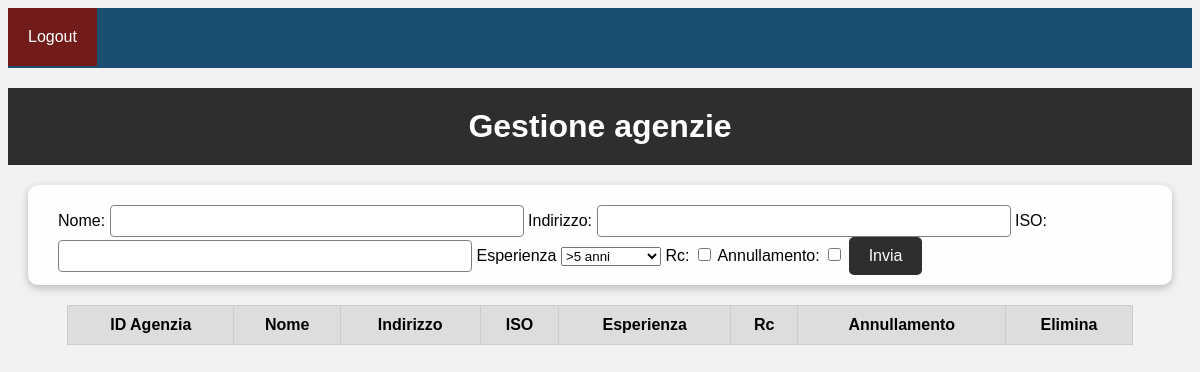
Before: /inserisci_agenzia.php (signed in) with the older database file.
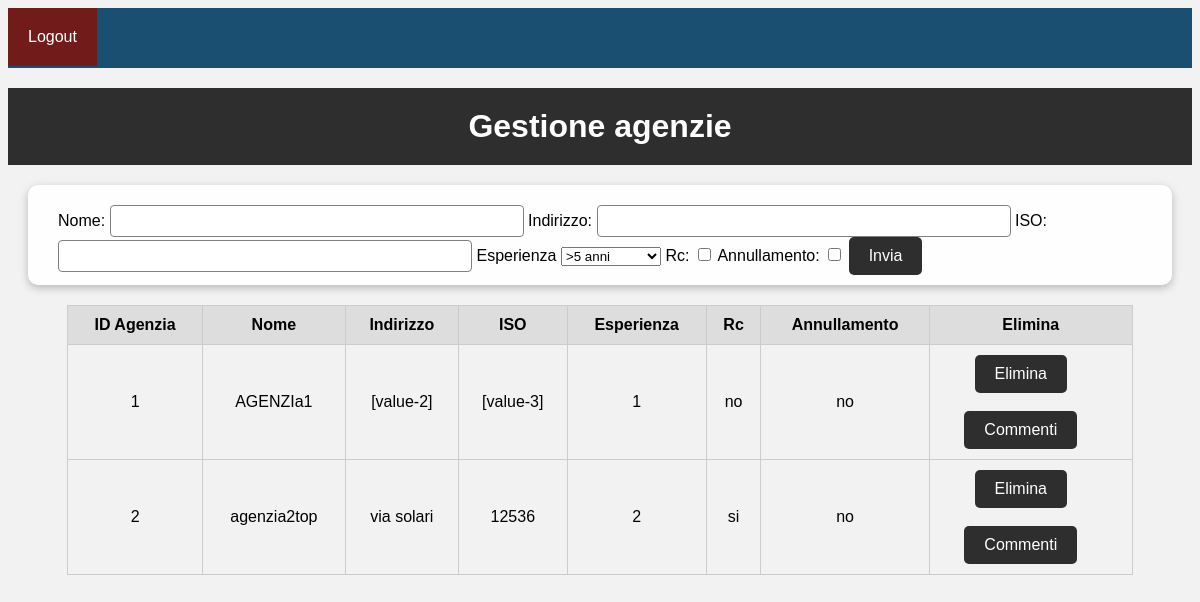
After: the same page with the newer database file.
### tables this page shows
CREATE TABLE `agenzia` (
  `idagenzia` int(11) NOT NULL,
  `nome` varchar(255) DEFAULT NULL,
  `indirizzo` varchar(255) DEFAULT NULL,
  `iso` varchar(255) DEFAULT NULL,
  `esperienza` varchar(255) DEFAULT NULL,
  `rc` tinyint(1) DEFAULT 0,
  `annullamento` tinyint(1) DEFAULT 0
);

### inserisci_agenzia.php (the view, shortened to what this page needs)
<!DOCTYPE html>
<html>
<head>
    <link rel="stylesheet" href="style/menu.css">
</head>
<body>
    <div class="navbar">
        <div class="logout">
            <a href="backend/logout.php">Logout</a>
        </div>
    </div>
    <div class="header">
        <h1>Gestione agenzie</h1>
    </div>
    <nav>
        <div class="search-container">
            <form method="post" action="backend/inserisci_agenzia.php">
                <label for="nome">Nome:</label>
                <input type="text" id="nome" name="nome" required>
                <label for="indirizzo">Indirizzo:</label>
                <input type="text" id="indirizzo" name="indirizzo" required>
                <label for="iso">ISO:</label>
                <input type="text" id="iso" name="iso" required>
                <label for="telefono">Esperienza</label>
                <select name="esperienza">
                    <option value="1">>5 anni</option>
                </select>
                <label for="Rc">Rc:</label>
                <input type="checkbox" id="Rc" name="rc" value="1">
                <label for="Annullamento">Annullamento:</label>
                <input type="checkbox" id="Annullamento" name="annullamento" value="1">
                <input type="submit" value="Invia">
            </form>
        </div>
    </nav>
    <div class="container">
        <table>
            <tr>
                <th>ID Agenzia</th>
                <th>Nome</th>
                <th>Indirizzo</th>
                <th>ISO</th>
                <th>Esperienza</th>
                <th>Rc</th>
                <th>Annullamento</th>
                <th>Elimina</th>
            </tr>
            <?php
            require 'backend/dbconfig.php';
            $conn = mysqli_connect($host, $user, $pass, $dbname);
            $sql = "SELECT * FROM agenzia";
            $result = mysqli_query($conn, $sql);
            while ($row = mysqli_fetch_array($result)) {
            ?>
                <tr>
                    <td><?php echo $row['idagenzia']; ?></td>
                    <td><?php echo $row['nome']; ?></td>
                    <td><?php echo $row['indirizzo']; ?></td>
                    <td><?php echo $row['iso']; ?></td>
                    <td><?php echo $row['esperienza']; ?></td>
                    <td><?php if($row['rc']==1){echo "si";}else{echo "no";} ?></td>
                    <td><?php if($row['annullamento']==1){echo "si";}else{echo "no";}  ?></td>
                    <td class="gestione">
                        <div class="form-container-td">
                            <form action="backend/elimina_agenzia.php" method="post">
                                <input type="submit" value="Elimina" class="delete-btn" onclick="return confirm('Sei sicuro di voler eliminare questa agenzia?');">
                            </form>
                            <br>
                            <form action="commento.php" method="post">
                                <input type="submit" value="Commenti" class="edit-btn">
                            </form>
                        </div>
                    </td>
                </tr>
            <?php
            }
            ?>
        </table>
    </div>
</body>
</html>

Changed rows visible on the page:
added agenzia: idagenzia "1", nome "AGENZIa1", indirizzo "[value-2]", iso "[value-3]", esperienza "1", rc "no", annullamento "no"
added agenzia: idagenzia "2", nome "agenzia2top", indirizzo "via solari", iso "12536", esperienza "2", rc "si", annullamento "no"
